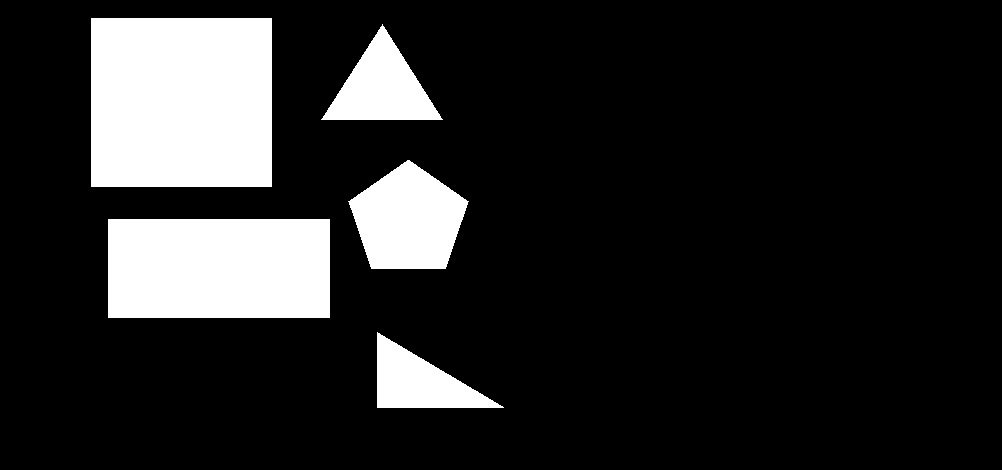
#> input picture shape_recognise/shape.jpg, 1002 x 470 px
$ python shape.py
#> lines starting #> are read from the running program, lines starting #| are printed output that depends on the picture; after the words box and inside, x2 and y2 are one past the last pixel; in counts of white or black regions, pixels touching at a corner belong together

import cv2

IMAGE = cv2.imread('shape.jpg');
#> IMAGE is the input picture: shape (470, 1002, 3); min 0, max 255, mean 39.2
GREYSCALE = cv2.cvtColor(IMAGE, cv2.COLOR_BGR2GRAY)
h, w, channels = IMAGE.shape
#> h = 470; w = 1002; channels = 3

PARAM, PARAM2 = cv2.threshold(GREYSCALE, 50, 255, 0)
#> PARAM2: shape (470, 1002); 15.4% white; 5 white regions

CONTOURS, _ = cv2.findContours(PARAM2, 1, 1)
#> CONTOURS = 5 contours; box (x1, y1, x2, y2) and area: (91, 18, 272, 187) 30240, (108, 219, 330, 318) 21658, (348, 160, 469, 269) 8923, (321, 24, 443, 120) 5686, (377, 332, 504, 408) 4718

RECTANGLES = 0;
SQUARES = 0;

for cnt in CONTOURS:
   x1,y1 = cnt[0][0]
   approx = cv2.approxPolyDP(cnt, 0.01*cv2.arcLength(cnt, True), True)
   if len(approx) == 4:
      x, y, w, h = cv2.boundingRect(cnt)
      ratio = float(w)/h
      if ratio >= 0.9 and ratio <= 1.1:
         IMAGE = cv2.drawContours(IMAGE, [cnt], -1, (0,255,0), 3)
         SQUARES = SQUARES + 1
      else:
         IMAGE = cv2.drawContours(IMAGE, [cnt], -1, (0,255,0), 3)
         RECTANGLES = RECTANGLES + 1
#> this loop made 5 passes
#> (x1, y1, approx, x, y, w, h, ratio) on pass 2: (108, 219, [[108, 219], [108, 317], [329, 317], [329, 219]], 108, 219, 222, 99, 2.24)
#> (x1, y1, approx, x, y, w, h, ratio) on pass 5: (91, 18, [[91, 18], [91, 186], [271, 186], [271, 18]], 91, 18, 181, 169, 1.07)
#> pass 2, `IMAGE = cv2.drawContours(IMAGE, [cnt], -1, (0,255,0), 3)`:
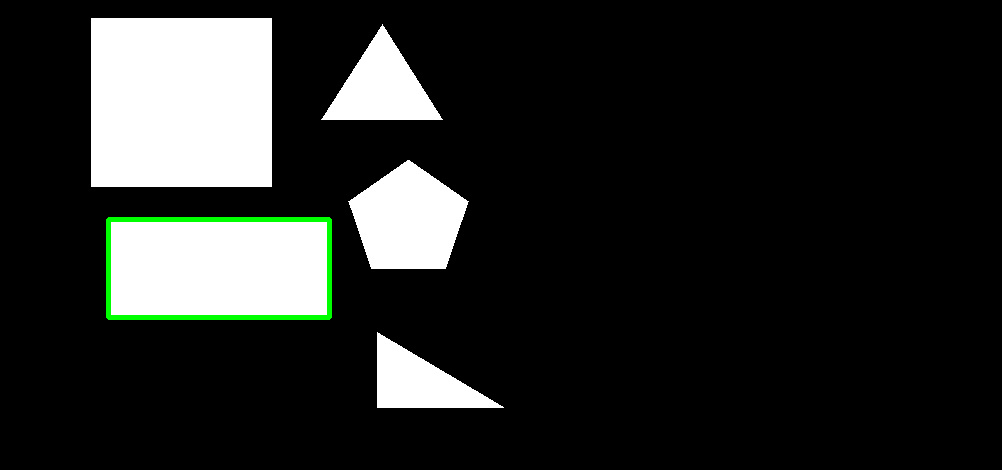
#> IMAGE: shape (470, 1002, 3); 0.67% of pixels changed, all inside (x1, y1, x2, y2) = (106, 217, 332, 320)
#> after the loop:
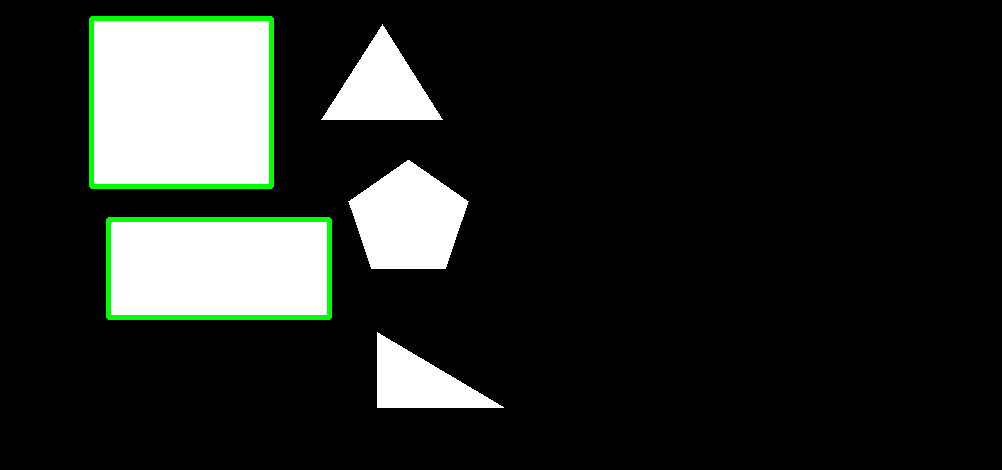
#> IMAGE: shape (470, 1002, 3); 0.74% of pixels changed, all inside (x1, y1, x2, y2) = (89, 16, 274, 189)
#> after the loop, RECTANGLES = 1; SQUARES = 1

cv2.putText(IMAGE, 'Number of SQUARES: ' + str(SQUARES), (h+500, 50), cv2.FONT_HERSHEY_SIMPLEX, 0.6, (0, 255, 0), 2)
cv2.putText(IMAGE, 'Number of RECTANGLES: ' + str(RECTANGLES), (h+500, 200), cv2.FONT_HERSHEY_SIMPLEX, 0.6, (0, 255, 0), 2)
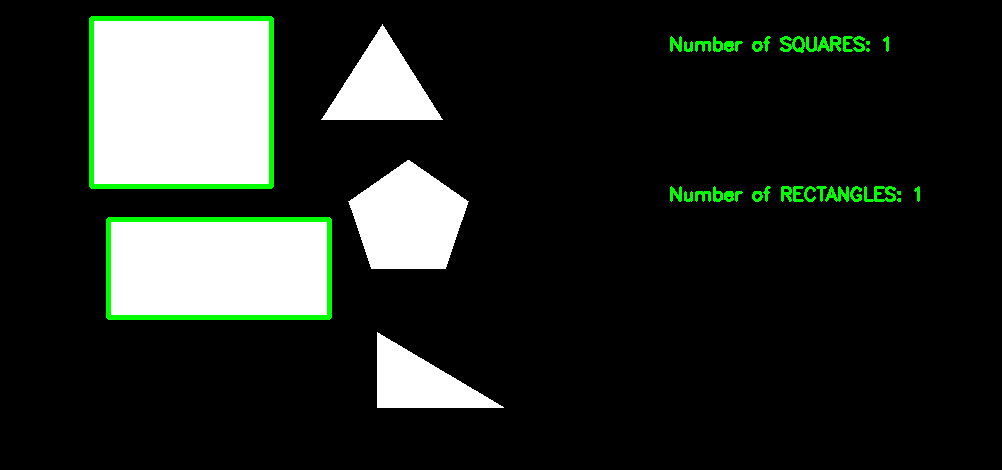
#> IMAGE: shape (470, 1002, 3); mean B, G, R 37.1, 42.4, 37.1

cv2.imshow("Shapes", IMAGE)
cv2.waitKey(0)
cv2.destroyAllWindows()
